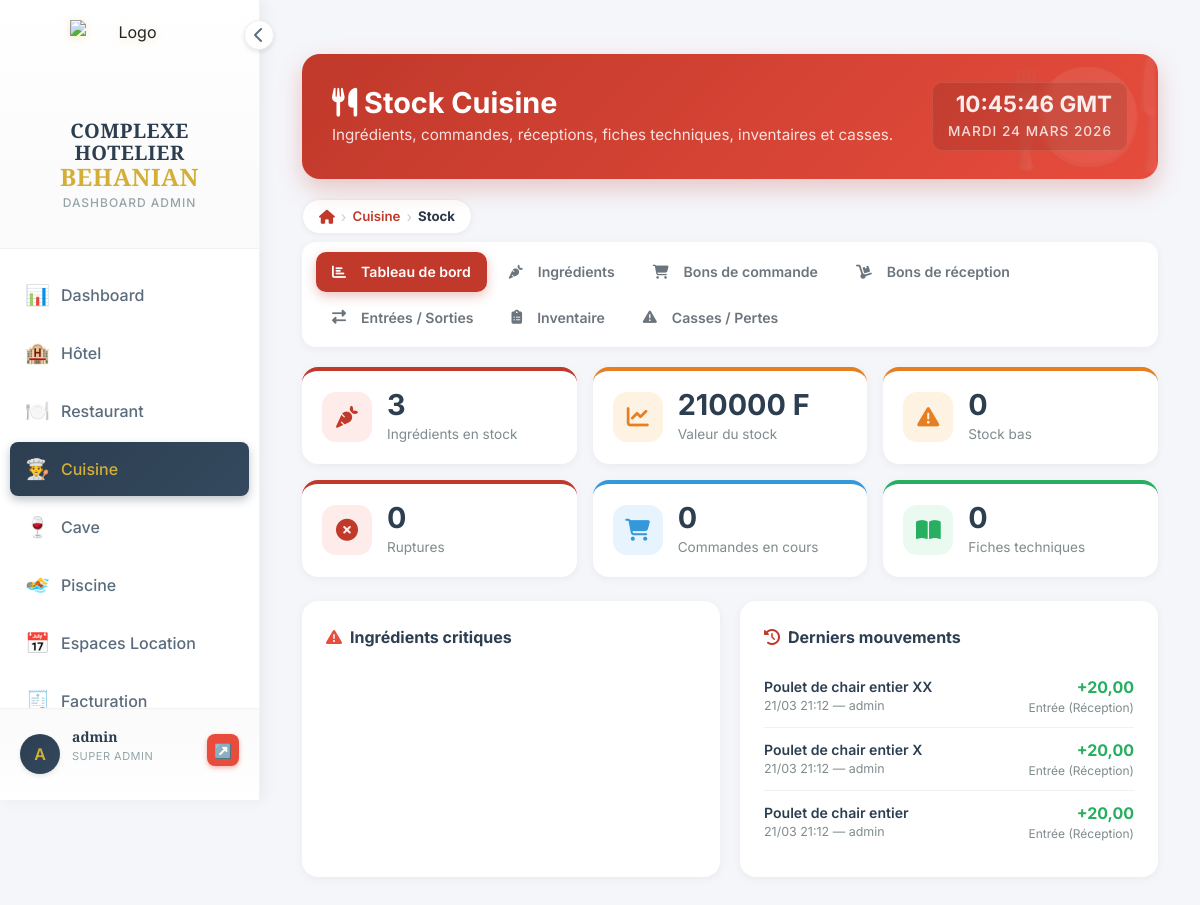
Before: /cuisine/stock/ (signed in) with the older database file.
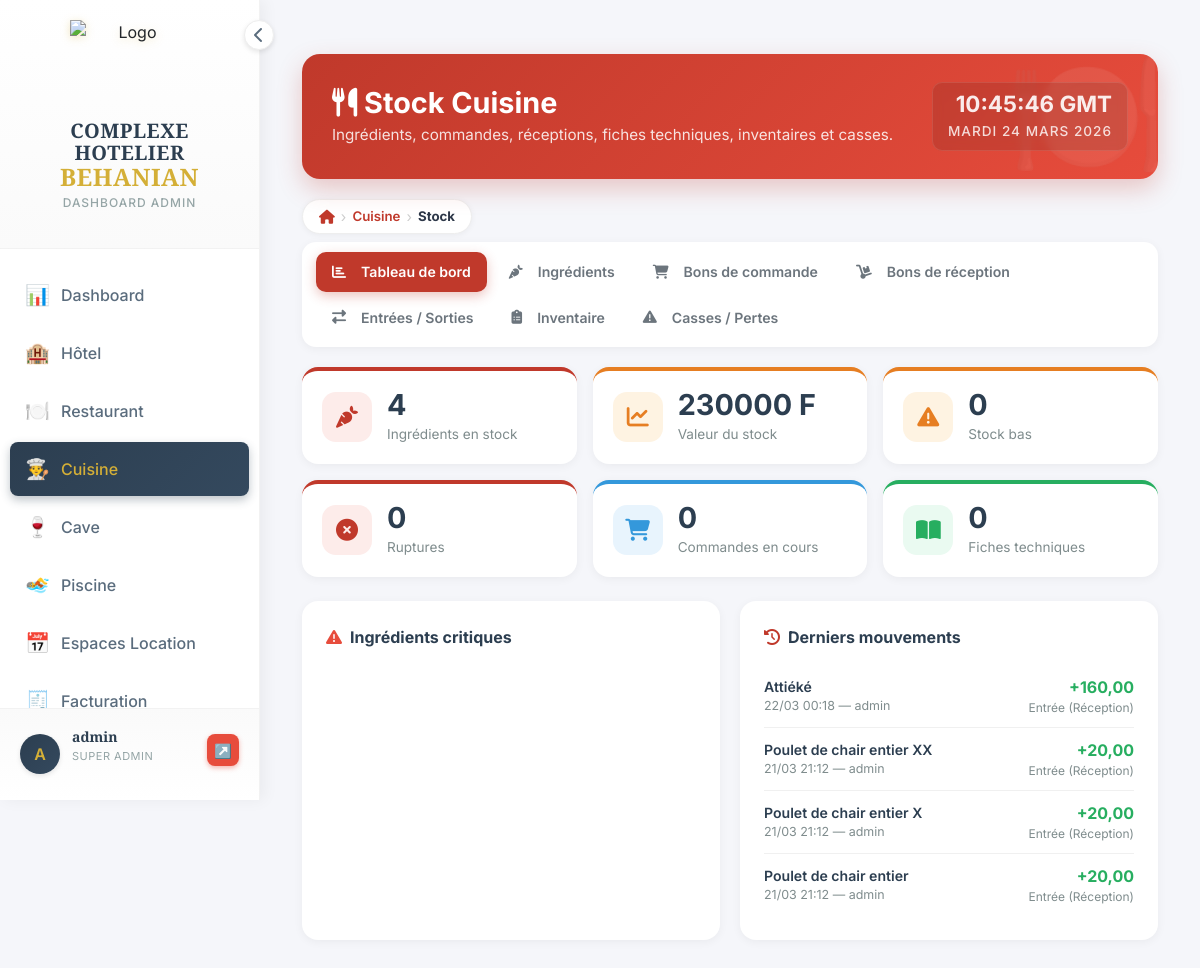
After: the same page with the newer database file.
### cuisine/models.py (models this page shows, shortened)
class MouvementStockCuisine(models.Model):
    TYPE_MOUVEMENT = [
        ('entree',     'Entrée (Réception)'),
        ('sortie',     'Sortie (Consommation)'),
        ('casse',      'Casse / Perte'),
        ('inventaire', "Ajustement d'inventaire"),
        ('production', 'Consommation production'),
    ]
    ingredient      = models.ForeignKey(Ingredient, on_delete=models.CASCADE, related_name='mouvements')
    type_mouvement  = models.CharField(max_length=20, choices=TYPE_MOUVEMENT)
    quantite        = models.DecimalField(max_digits=12, decimal_places=3, verbose_name="Quantité")
    prix_unitaire   = models.DecimalField(max_digits=10, decimal_places=4, default=0, verbose_name="Prix unitaire")
    commentaire     = models.TextField(blank=True, null=True)
    date            = models.DateTimeField(auto_now_add=True)
    utilisateur     = models.ForeignKey(User, on_delete=models.SET_NULL, null=True)
    class Meta:
        verbose_name        = "Mouvement de stock (Cuisine)"
        verbose_name_plural = "Mouvements de stock (Cuisine)"
        ordering            = ['-date']

class Ingredient(models.Model):
    STATUT_CHOICES = [
        ('actif',    'Actif'),
        ('sommeil',  'En sommeil'),
        ('supprime', 'Supprimé'),
    ]
    reference         = models.CharField(max_length=50, unique=True, blank=True, null=True, verbose_name="Référence")
    nom               = models.CharField(max_length=200, verbose_name="Désignation")
    categorie         = models.ForeignKey(CategorieIngredient, on_delete=models.SET_NULL, null=True, blank=True, verbose_name="Catégorie")
    description       = models.TextField(blank=True, verbose_name="Description")
    unite_stock       = models.ForeignKey(UniteIngredient, on_delete=models.SET_NULL, null=True, blank=True,
                                          related_name='ingredients_stock', verbose_name="Unité de stock")
    unite_recette     = models.ForeignKey(UniteIngredient, on_delete=models.SET_NULL, null=True, blank=True,
                                          related_name='ingredients_recette', verbose_name="Unité recette (fiches techniques)")
    facteur_conversion = models.DecimalField(max_digits=12, decimal_places=6, default=1,
                                              verbose_name="Facteur conversion stock→recette",
                                              help_text="Ex : 1 kg = 1000 g → saisir 1000")
    prix_achat        = models.DecimalField(max_digits=10, decimal_places=2, default=0, verbose_name="Prix d'achat unitaire (FCFA)")
    cmup              = models.DecimalField(max_digits=10, decimal_places=4, default=0, verbose_name="CMUP (FCFA)")
    quantite_stock    = models.DecimalField(max_digits=12, decimal_places=3, default=0, verbose_name="Quantité en stock")
    seuil_alerte      = models.DecimalField(max_digits=12, decimal_places=3, default=0, verbose_name="Seuil d'alerte")
    stock_max         = models.DecimalField(max_digits=12, decimal_places=3, default=0, blank=True, verbose_name="Stock maximum")
    fournisseur_principal = models.ForeignKey(Fournisseur, on_delete=models.SET_NULL, null=True, blank=True,
                                               verbose_name="Fournisseur principal")
    statut            = models.BooleanField(default=True, verbose_name="Actif")
    date_creation     = models.DateTimeField(auto_now_add=True)
    date_modification = models.DateTimeField(auto_now=True)
    class Meta:
        verbose_name        = "Ingrédient"
        verbose_name_plural = "Ingrédients"
        ordering            = ['categorie__ordre', 'nom']
    @property
    def valeur_stock(self):
        return self.quantite_stock * self.cmup

### cuisine/views.py (the view)
# urls.py: path('stock/', views.stock_management, name='stock_management'),
@require_module_access('cuisine')
def stock_management(request):
    ingredients = Ingredient.objects.select_related('categorie', 'unite_stock').filter(statut=True)
    total_articles = ingredients.count()
    valeur_stock   = sum(i.valeur_stock for i in ingredients)
    stock_bas      = ingredients.filter(quantite_stock__gt=0, quantite_stock__lte=F('seuil_alerte')).count()
    ruptures       = ingredients.filter(quantite_stock__lte=0).count()
    bc_en_cours    = BonCommandeCuisine.objects.filter(statut__in=['brouillon', 'confirme', 'envoye', 'partiel']).count()
    bons = BonCommandeCuisine.objects.select_related('fournisseur', 'cree_par').all()
    bc_statut = request.GET.get('bc_statut', '')
    bc_q      = request.GET.get('bc_q', '')
    if bc_statut:
        bons = bons.filter(statut=bc_statut)
    if bc_q:
        bons = bons.filter(Q(numero__icontains=bc_q) | Q(fournisseur__nom__icontains=bc_q))
    bc_total      = BonCommandeCuisine.objects.count()
    bc_brouillons = BonCommandeCuisine.objects.filter(statut='brouillon').count()
    bc_en_retard  = sum(1 for b in BonCommandeCuisine.objects.filter(statut__in=['confirme', 'envoye', 'partiel']) if b.est_en_retard)
    receptions    = BonReceptionCuisine.objects.select_related('fournisseur', 'cree_par').all()
    br_total      = receptions.count()
    br_brouillons = receptions.filter(statut='brouillon').count()
    mouvements = MouvementStockCuisine.objects.select_related('ingredient', 'utilisateur').order_by('-date')
    mvt_type = request.GET.get('mvt_type', '')
    if mvt_type:
        mouvements = mouvements.filter(type_mouvement=mvt_type)
    inventaires = InventaireCuisine.objects.select_related('cree_par').all()
    casses = CasseCuisine.objects.select_related('cree_par').all()
    context = {
        'page_title':     'Stock Cuisine',
        'ingredients':    ingredients,
        'categories':     CategorieIngredient.objects.all(),
        'fournisseurs':   Fournisseur.objects.filter(actif=True),
        'total_articles': total_articles,
        'valeur_stock':   valeur_stock,
        'stock_bas':      stock_bas,
        'ruptures':       ruptures,
        'bc_en_cours':    bc_en_cours,
        'bons':           bons,
        'bc_total':       bc_total,
        'bc_brouillons':  bc_brouillons,
        'bc_en_retard':   bc_en_retard,
        'bc_statut':      bc_statut,
        'bc_q':           bc_q,
        'receptions':     receptions,
        'br_total':       br_total,
        'br_brouillons':  br_brouillons,
        'mouvements':     mouvements[:50],
        'mvt_type':       mvt_type,
        'inventaires':    inventaires,
        'casses':         casses,
    }
    return render(request, 'cuisine/stock_management.html', context)

### dashboard/templatetags/breadcrumb.py (called while the page is built)
@register.inclusion_tag('components/breadcrumb.html', takes_context=True)
def breadcrumb(context, *args):
    items = []
    args = list(args)
    while len(args) >= 2:
        label    = args.pop(0)
        url_name = args.pop(0)
        if url_name:
            try:
                url = reverse(url_name)
                items.append({'label': label, 'url': url, 'active': False})
            except NoReverseMatch:
                items.append({'label': label, 'url': url_name, 'active': False})
        else:
            items.append({'label': label, 'url': None, 'active': True})
    return {'items': items}

### utils/permissions.py (called while the page is built, shortened)
def get_user_groups(user):
    return list(user.groups.values_list('name', flat=True))

def user_has_access(user, module):
    if not user.is_authenticated:
        return False
    if user.is_superuser:
        return True

def get_accessible_modules(user):
    if user.is_superuser:
        return ['dashboard', 'hotel', 'restaurant', 'bar', 'cuisine',
                'piscine', 'boite_nuit', 'espaces', 'caisse', 'facturation',
                'parametres', 'users']

### templates/cuisine/stock_management.html (shortened to what the changed rows need)
{% extends 'dashboard/base_dashboard.html' %}
{% load breadcrumb %}
{% load static %}
{% block content %}
<div class="container-fluid py-4">
    <div class="page-header">
        <div>
            <h2><i class="fas fa-utensils mr-2"></i> Stock Cuisine</h2>
</div>
</div>
    {% breadcrumb "Cuisine" "cuisine:index" "Stock" "" %}
    <div id="tab-dashboard" class="tab-content active">
        <div class="stats-grid">
            <div class="stat-card red">
                <div><div class="stat-value">{{ total_articles }}</div><div class="stat-label">Ingrédients en stock</div></div>
            </div>
            <div class="stat-card orange">
                <div><div class="stat-value">{{ valeur_stock|floatformat:0 }} F</div><div class="stat-label">Valeur du stock</div></div>
            </div>
        </div>
        <div class="bottom-grid">
            <div class="panel">
                {% for mv in mouvements %}
                <div class="critique-item">
                    <div>
                        <div style="font-weight:600;color:#2c3e50;font-size:0.88rem;">{{ mv.ingredient.nom }}</div>
                        <div style="font-size:0.78rem;color:#7f8c8d;">{{ mv.date|date:"d/m H:i" }} — {{ mv.utilisateur.username|default:"—" }}</div>
                    </div>
                    <div style="text-align:right;">
                        {% if mv.type_mouvement == 'entree' %}
                            <span style="color:#27ae60;font-weight:700;">+{{ mv.quantite|floatformat:2 }}</span>
                        {% else %}
                            <span style="color:#e74c3c;font-weight:700;">-{{ mv.quantite|floatformat:2 }}</span>
                        {% endif %}
                        <div style="font-size:0.75rem;color:#7f8c8d;">{{ mv.get_type_mouvement_display }}</div>
                    </div>
                </div>
                {% empty %}
                <div class="empty-critique">
                    <i class="fas fa-history"></i>
                    <p>Aucun mouvement récent</p>
                </div>
                {% endfor %}
            </div>
        </div>
    </div>
</div>
{% endblock %}

Changed rows visible on the page:
added MouvementStockCuisine: ingredient.nom "Attiéké", date "22/03 00:18", utilisateur.username "admin", quantite "160,00", type_mouvement "Entrée (Réception)"
Other visible differences:
{{ total_articles }}: "3" → "4"
{{ valeur_stock|floatformat:0 }}: "210000" → "230000"
